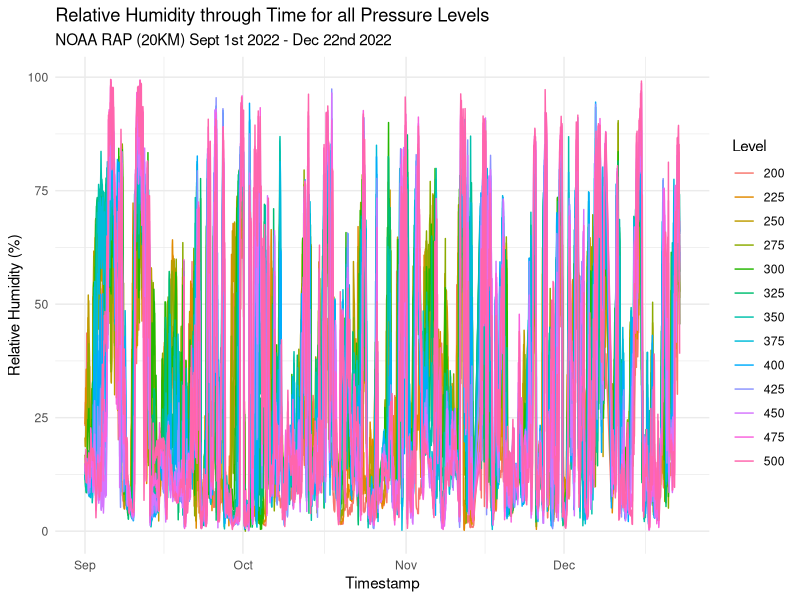
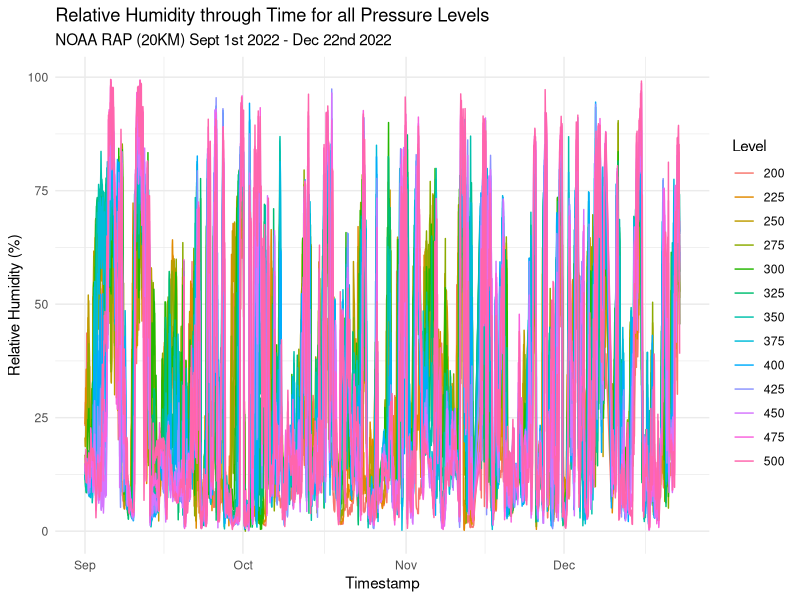
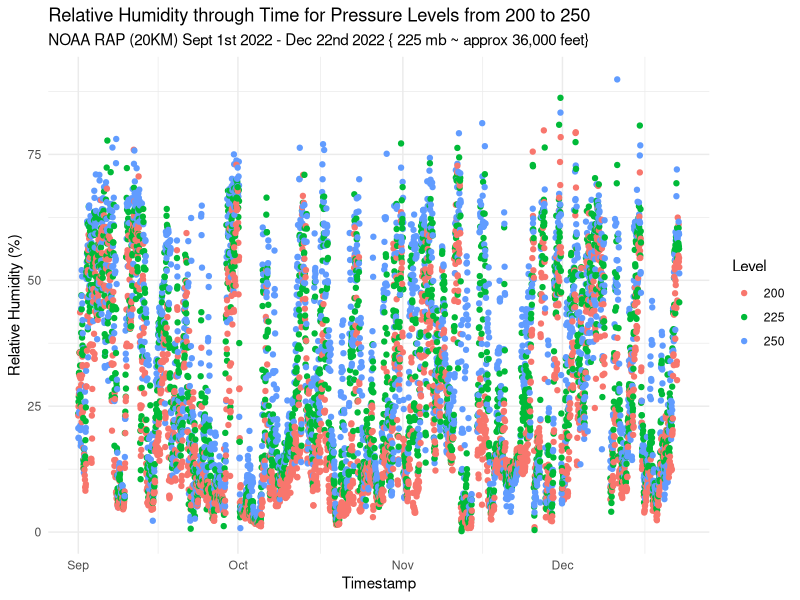
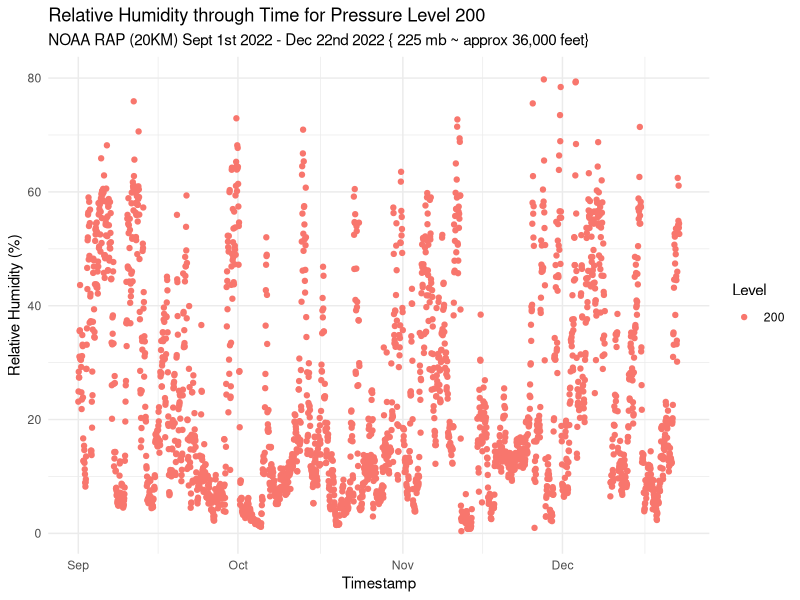
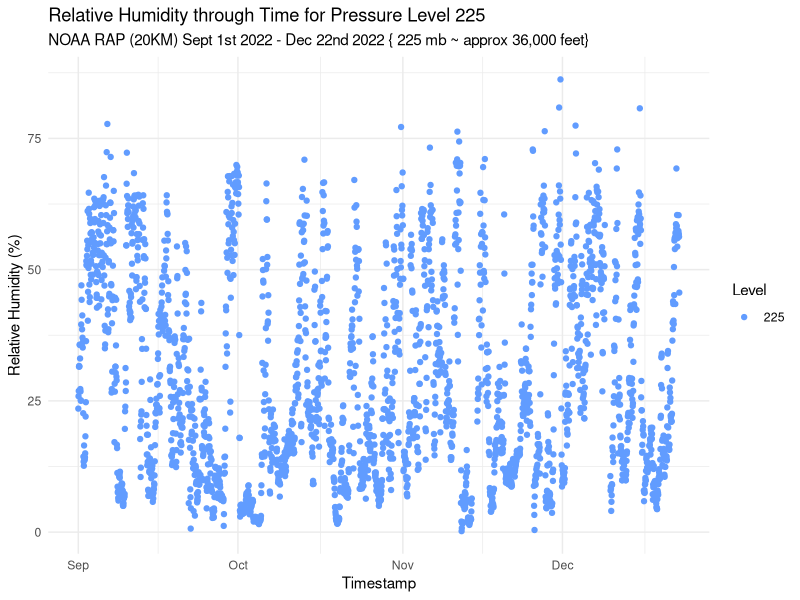
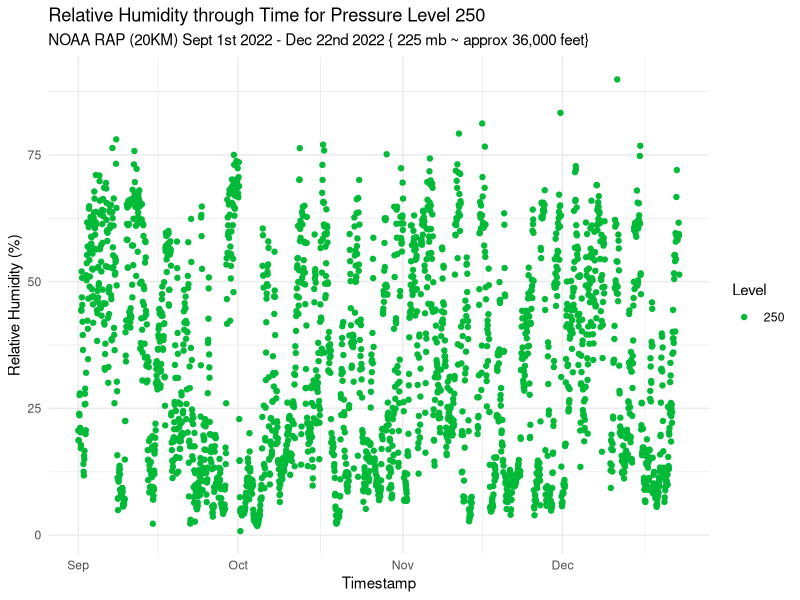
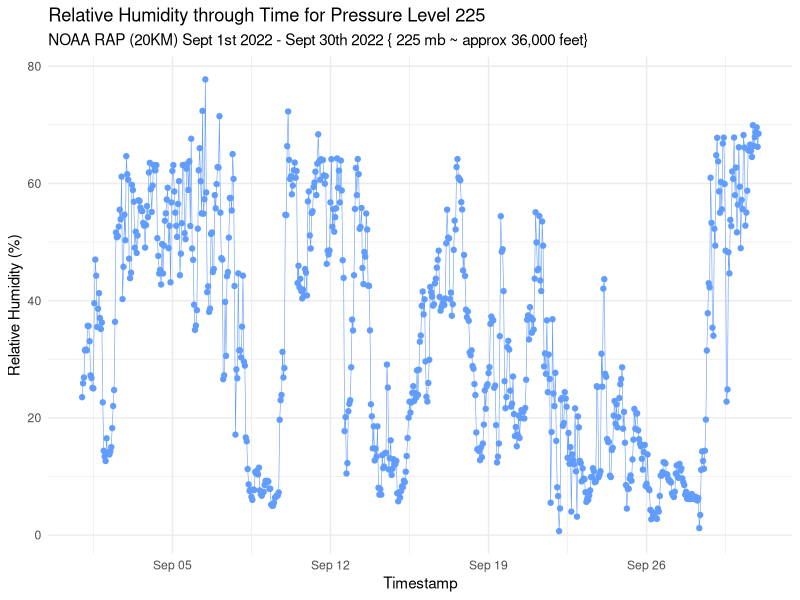
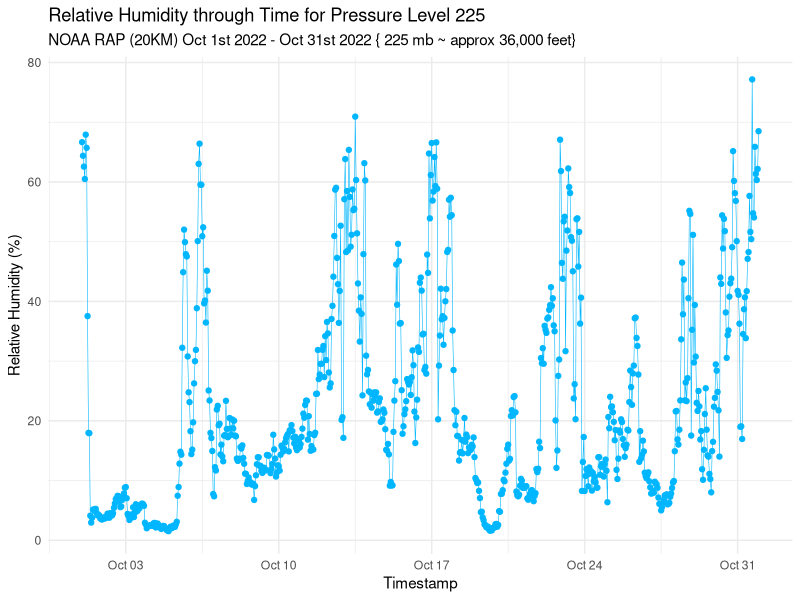

The R source for these figures, in order:
# Load required library
library(dplyr)
library(tidyr)
library(readr)
library(class)
library(ggplot2)

#-------------------------------------------------------------------------------

# NOTE: Set to your working directory
setwd(dirname(rstudioapi::getSourceEditorContext()$path))
print(paste("Current Working Directory: ", getwd()), sep = "\n")


# Load the CSV file into a dataframe
df <- read.csv("cleaned_atmospheric.csv")

# View the loaded dataframe (optional)
head(df)

subtitle.var <- "NOAA RAP (20KM) Sept 1st 2022 - Dec 22nd 2022"
monthly.color <- c("#619cff","#00b6ff","#00cbfe","#18dcee")
#===============================================================================
# Humidity Visuals
#===============================================================================
# Humidity for all of time at all pressure levels
{
title.var <- "Relative Humidity through Time for all Pressure Levels"
# Convert the "Timestamp" column to a proper date-time format
df$Timestamp <- as.POSIXct(df$Timestamp, format = "%Y-%m-%d %H:%M:%S")
# Create the ggplot scatter plot
ggplot(df, aes(x = Timestamp, y = Humidity, color = as.factor(Level))) +
  geom_point() +
  labs(x = "Timestamp", y = "Relative Humidity (%)", color = "Level",
       title = title.var, subtitle = subtitle.var) +
  theme_minimal()

ggplot(df, aes(x = Timestamp, y = Humidity, color = as.factor(Level))) +
  geom_line() +  # Add lines for each level series
  geom_point(shape = NA) +  # Hide all scatter points
  labs(x = "Timestamp", y = "Relative Humidity (%)", color = "Level",
       title = title.var, subtitle = subtitle.var) +
  theme_minimal()
}
#-------------------------------------------------------------------------------
{
# Convert the "Timestamp" column to a proper date-time format
df$Timestamp <- as.POSIXct(df$Timestamp, format = "%Y-%m-%d %H:%M:%S")
# Humidity for all of time at all pressure levels
title.var <- "Relative Humidity through Time for all Pressure Levels"
# Create the ggplot line plot
ggplot(df, aes(x = Timestamp, y = Humidity, color = as.factor(Level))) +
  geom_line() +  # Add lines for each level series
  geom_point(shape = NA) +  # Hide all scatter points
  labs(x = "Timestamp", y = "Relative Humidity (%)", color = "Level",
       title = title.var, subtitle = subtitle.var) +
  theme_minimal()
}
#-------------------------------------------------------------------------------
# Humidity for all of time at pressure levels (200 - 250)
{
title.var <- "Relative Humidity through Time for Pressure Levels from 200 to 250"
subtitle.var <- "NOAA RAP (20KM) Sept 1st 2022 - Dec 22nd 2022 { 225 mb ~ approx 36,000 feet}"
# Convert the "Timestamp" column to a proper date-time format
df$Timestamp <- as.POSIXct(df$Timestamp, format = "%Y-%m-%d %H:%M:%S")
# Filter the dataframe to include only Level values between 200 and 250
df_filtered <- subset(df, Level >= 200 & Level <= 250)
# Create the ggplot scatter plot
ggplot(df_filtered, aes(x = Timestamp, y = Humidity, color = as.factor(Level))) +
  geom_point() +
  labs(x = "Timestamp", y = "Relative Humidity (%)", color = "Level",
       title = title.var, subtitle = subtitle.var) +
  theme_minimal()
}
#-------------------------------------------------------------------------------
# Humidity for all of time at pressure levels (200)
{
title.var <- "Relative Humidity through Time for Pressure Level 200"
subtitle.var <- "NOAA RAP (20KM) Sept 1st 2022 - Dec 22nd 2022 { 225 mb ~ approx 36,000 feet}"
# Convert the "Timestamp" column to a proper date-time format
df$Timestamp <- as.POSIXct(df$Timestamp, format = "%Y-%m-%d %H:%M:%S")
# Filter the dataframe to include only Level values 200
df_filtered <- subset(df, Level == 200)
# Create the ggplot scatter plot
ggplot(df_filtered, aes(x = Timestamp, y = Humidity, color = as.factor(Level))) +
  geom_point() +
  labs(x = "Timestamp", y = "Relative Humidity (%)", color = "Level",
       title = title.var, subtitle = subtitle.var) +
  theme_minimal()
}
#-------------------------------------------------------------------------------
# Humidity for all of time at pressure levels (225)
{
title.var <- "Relative Humidity through Time for Pressure Level 225"
subtitle.var <- "NOAA RAP (20KM) Sept 1st 2022 - Dec 22nd 2022 { 225 mb ~ approx 36,000 feet}"
# Convert the "Timestamp" column to a proper date-time format
df$Timestamp <- as.POSIXct(df$Timestamp, format = "%Y-%m-%d %H:%M:%S")
# Filter the dataframe to include only Level values 225
df_filtered <- subset(df, Level == 225)
# Set the common color for level 225 (blue)
common_color <- "#619CFF"
# Create the ggplot scatter plot and use scale_color_manual to set the common color
ggplot(df_filtered, aes(x = Timestamp, y = Humidity, color = as.factor(Level))) +
  geom_point() +
  labs(x = "Timestamp", y = "Relative Humidity (%)", color = "Level",
       title = title.var, subtitle = subtitle.var) +
  scale_color_manual(values = common_color) +  # Set the common color for level 225
  theme_minimal()
}
#-------------------------------------------------------------------------------
# Humidity for all of time at pressure levels (250)
{
  title.var <- "Relative Humidity through Time for Pressure Level 250"
subtitle.var <- "NOAA RAP (20KM) Sept 1st 2022 - Dec 22nd 2022 { 225 mb ~ approx 36,000 feet}"
# Convert the "Timestamp" column to a proper date-time format
df$Timestamp <- as.POSIXct(df$Timestamp, format = "%Y-%m-%d %H:%M:%S")
# Filter the dataframe to include only Level values 250
df_filtered <- subset(df, Level == 250)
# Set the common color for level 225 (blue)
common_color <- "#00BA38"
# Create the ggplot scatter plot and use scale_color_manual to set the common color
ggplot(df_filtered, aes(x = Timestamp, y = Humidity, color = as.factor(Level))) +
  geom_point() +
  labs(x = "Timestamp", y = "Relative Humidity (%)", color = "Level",
       title = title.var, subtitle = subtitle.var) +
  scale_color_manual(values = common_color) +  # Set the common color for level 225
  theme_minimal()
}
#-------------------------------------------------------------------------------
# Humidity for September time at pressure levels (225)
{
title.var <- "Relative Humidity through Time for Pressure Level 225"
subtitle.var <- "NOAA RAP (20KM) Sept 1st 2022 - Sept 30th 2022 { 225 mb ~ approx 36,000 feet}"
# Convert the "Timestamp" column to a proper date-time format
df$Timestamp <- as.POSIXct(df$Timestamp, format = "%Y-%m-%d %H:%M:%S")
# Filter the dataframe to include only Level values 225
df_filtered <- subset(df, Level == 225)
# Set the common color for level 225 (blue)
common_color <- monthly.color[1]
# Filter the dataframe to include only data for September
df_september <- subset(df_filtered, format(Timestamp, "%m") == "09")
# Create the ggplot scatter plot and use scale_color_manual to set the common color
ggplot(df_september, aes(x = Timestamp, y = Humidity)) +
  geom_point(color = common_color) +
  labs(x = "Timestamp", y = "Relative Humidity (%)",
       title = title.var, subtitle = subtitle.var) +
  theme_minimal()

# Create the ggplot scatter plot and use scale_color_manual to set the common color
ggplot(df_september, aes(x = Timestamp, y = Humidity)) +
  geom_point(color = common_color) +
  geom_line(color = common_color, size = 0.2) +  # Add a line connecting the first and last data points
  labs(x = "Timestamp", y = "Relative Humidity (%)",
       title = title.var, subtitle = subtitle.var) +
  theme_minimal()
}
#-------------------------------------------------------------------------------
# Humidity for October time at pressure levels (225)
{
title.var <- "Relative Humidity through Time for Pressure Level 225"
subtitle.var <- "NOAA RAP (20KM) Oct 1st 2022 - Oct 31st 2022 { 225 mb ~ approx 36,000 feet}"
# Convert the "Timestamp" column to a proper date-time format
df$Timestamp <- as.POSIXct(df$Timestamp, format = "%Y-%m-%d %H:%M:%S")
# Filter the dataframe to include only Level values between 200 and 225
df_filtered <- subset(df, Level == 225)
# Set the common color for level 225 (blue)
common_color <- monthly.color[2]
# Filter the dataframe to include only data for October
df_october <- subset(df_filtered, format(Timestamp, "%m") == "10")
# Create the ggplot scatter plot and use scale_color_manual to set the common color
ggplot(df_october, aes(x = Timestamp, y = Humidity)) +
  geom_point(color = common_color) +
  labs(x = "Timestamp", y = "Relative Humidity (%)",
       title = title.var, subtitle = subtitle.var) +
  theme_minimal()

# Create the ggplot scatter plot and use scale_color_manual to set the common color
ggplot(df_october, aes(x = Timestamp, y = Humidity)) +
  geom_point(color = common_color) +
  geom_line(color = common_color, size = 0.2) +  # Add a line connecting the first and last data points
  labs(x = "Timestamp", y = "Relative Humidity (%)",
       title = title.var, subtitle = subtitle.var) +
  theme_minimal()
}
#-------------------------------------------------------------------------------
# Humidity for November time at pressure levels (225)
{
title.var <- "Relative Humidity through Time for Pressure Level 225"
subtitle.var <- "NOAA RAP (20KM) Nov 1st 2022 - Nov 30th 2022 { 225 mb ~ approx 36,000 feet}"
# Convert the "Timestamp" column to a proper date-time format
df$Timestamp <- as.POSIXct(df$Timestamp, format = "%Y-%m-%d %H:%M:%S")
# Filter the dataframe to include only Level values 225
df_filtered <- subset(df, Level == 225)
# Set the common color for level 225 (blue)
common_color <- monthly.color[3]
# Filter the dataframe to include only data for November
df_november <- subset(df_filtered, format(Timestamp, "%m") == "11")
# Create the ggplot scatter plot and use scale_color_manual to set the common color
ggplot(df_november, aes(x = Timestamp, y = Humidity)) +
  geom_point(color = common_color) +
  labs(x = "Timestamp", y = "Relative Humidity (%)",
       title = title.var, subtitle = subtitle.var) +
  theme_minimal()

# Create the ggplot scatter plot and use scale_color_manual to set the common color
ggplot(df_november, aes(x = Timestamp, y = Humidity)) +
  geom_point(color = common_color) +
  geom_line(color = common_color, size = 0.2) +  # Add a line connecting the first and last data points
  labs(x = "Timestamp", y = "Relative Humidity (%)",
       title = title.var, subtitle = subtitle.var) +
  theme_minimal()
}
#-------------------------------------------------------------------------------
# Humidity for December time at pressure levels (225)
{
title.var <- "Relative Humidity through Time for Pressure Level 225"
subtitle.var <- "NOAA RAP (20KM) Dec 1st 2022 - Dec 22nd 2022 { 225 mb ~ approx 36,000 feet}"

# Convert the "Timestamp" column to a proper date-time format
df$Timestamp <- as.POSIXct(df$Timestamp, format = "%Y-%m-%d %H:%M:%S")
# Filter the dataframe to include only Level values 225
df_filtered <- subset(df, Level == 225)
# Set the common color for level 225 (blue)
common_color <- monthly.color[4]
# Filter the dataframe to include only data for December
df_december <- subset(df_filtered, format(Timestamp, "%m") == "12")
# Create the ggplot scatter plot and use scale_color_manual to set the common color
ggplot(df_december, aes(x = Timestamp, y = Humidity)) +
  geom_point(color = common_color) +
  labs(x = "Timestamp", y = "Relative Humidity (%)",
       title = title.var, subtitle = subtitle.var) +
  theme_minimal()

# Create the ggplot scatter plot and use scale_color_manual to set the common color
ggplot(df_december, aes(x = Timestamp, y = Humidity)) +
  geom_point(color = common_color) +
  geom_line(color = common_color, size = 0.2) +  # Add a line connecting the first and last data points
  labs(x = "Timestamp", y = "Relative Humidity (%)",
       title = title.var, subtitle = subtitle.var) +
  theme_minimal()
}
#-------------------------------------------------------------------------------

#===============================================================================
# Temperature Visuals
monthly.color <- c("#fe443b","#ec50a5","#967fdc","#3c97d0")
#===============================================================================
# Temperature for all of time at all pressure levels
{
  title.var <- "Relative Temperature through Time for all Pressure Levels"
  # Convert the "Timestamp" column to a proper date-time format
  df$Timestamp <- as.POSIXct(df$Timestamp, format = "%Y-%m-%d %H:%M:%S")
  # Create the ggplot scatter plot
  ggplot(df, aes(x = Timestamp, y = Temperature, color = as.factor(Level))) +
    geom_point() +
    labs(x = "Timestamp", y = "Relative Temperature (%)", color = "Level",
         title = title.var, subtitle = subtitle.var) +
    theme_minimal()
  
  ggplot(df, aes(x = Timestamp, y = Temperature, color = as.factor(Level))) +
    geom_line() +  # Add lines for each level series
    geom_point(shape = NA) +  # Hide all scatter points
    labs(x = "Timestamp", y = "Relative Temperature (%)", color = "Level",
         title = title.var, subtitle = subtitle.var) +
    theme_minimal()
}
#-------------------------------------------------------------------------------
{
  # Convert the "Timestamp" column to a proper date-time format
  df$Timestamp <- as.POSIXct(df$Timestamp, format = "%Y-%m-%d %H:%M:%S")
  # Temperature for all of time at all pressure levels
  title.var <- "Relative Temperature through Time for all Pressure Levels"
  # Create the ggplot line plot
  ggplot(df, aes(x = Timestamp, y = Temperature, color = as.factor(Level))) +
    geom_line() +  # Add lines for each level series
    geom_point(shape = NA) +  # Hide all scatter points
    labs(x = "Timestamp", y = "Relative Temperature (%)", color = "Level",
         title = title.var, subtitle = subtitle.var) +
    theme_minimal()
}
#-------------------------------------------------------------------------------
# Temperature for all of time at pressure levels (200 - 250)
{
  title.var <- "Temperature through Time for Pressure Levels from 200 to 250"
  subtitle.var <- "NOAA RAP (20KM) Sept 1st 2022 - Dec 22nd 2022 { 225 mb ~ approx 36,000 feet}"
  # Convert the "Timestamp" column to a proper date-time format
  df$Timestamp <- as.POSIXct(df$Timestamp, format = "%Y-%m-%d %H:%M:%S")
  # Filter the dataframe to include only Level values between 200 and 250
  df_filtered <- subset(df, Level >= 200 & Level <= 250)
  # Create the ggplot scatter plot
  ggplot(df_filtered, aes(x = Timestamp, y = Temperature, color = as.factor(Level))) +
    geom_line() +
    geom_point(size=0.35) +
    labs(x = "Timestamp", y = "Temperature (%)", color = "Level",
         title = title.var, subtitle = subtitle.var) +
    theme_minimal()
}
#-------------------------------------------------------------------------------
# Temperature for all of time at pressure levels (200)
{
  title.var <- "Temperature through Time for Pressure Level 200"
  subtitle.var <- "NOAA RAP (20KM) Sept 1st 2022 - Dec 22nd 2022 { 225 mb ~ approx 36,000 feet}"
  # Convert the "Timestamp" column to a proper date-time format
  df$Timestamp <- as.POSIXct(df$Timestamp, format = "%Y-%m-%d %H:%M:%S")
  # Filter the dataframe to include only Level values 200
  df_filtered <- subset(df, Level == 200)
  # Create the ggplot scatter plot
  ggplot(df_filtered, aes(x = Timestamp, y = Temperature, color = as.factor(Level))) +
    geom_point(size=0.75) +
    labs(x = "Timestamp", y = "Temperature (%)", color = "Level",
         title = title.var, subtitle = subtitle.var) +
    theme_minimal()
}
#-------------------------------------------------------------------------------
# Temperature for all of time at pressure levels (225)
{
  title.var <- "Temperature through Time for Pressure Level 225"
  subtitle.var <- "NOAA RAP (20KM) Sept 1st 2022 - Dec 22nd 2022 { 225 mb ~ approx 36,000 feet}"
  # Convert the "Timestamp" column to a proper date-time format
  df$Timestamp <- as.POSIXct(df$Timestamp, format = "%Y-%m-%d %H:%M:%S")
  # Filter the dataframe to include only Level values 225
  df_filtered <- subset(df, Level == 225)
  # Set the common color for level 225 (blue)
  common_color <- "#619CFF"
  # Create the ggplot scatter plot and use scale_color_manual to set the common color
  ggplot(df_filtered, aes(x = Timestamp, y = Temperature, color = as.factor(Level))) +
    geom_point(size=0.75) +
    labs(x = "Timestamp", y = "Temperature (%)", color = "Level",
         title = title.var, subtitle = subtitle.var) +
    scale_color_manual(values = common_color) +  # Set the common color for level 225
    theme_minimal()
}
#-------------------------------------------------------------------------------
# Temperature for all of time at pressure levels (250)
{
  title.var <- "Temperature through Time for Pressure Level 250"
  subtitle.var <- "NOAA RAP (20KM) Sept 1st 2022 - Dec 22nd 2022 { 225 mb ~ approx 36,000 feet}"
  # Convert the "Timestamp" column to a proper date-time format
  df$Timestamp <- as.POSIXct(df$Timestamp, format = "%Y-%m-%d %H:%M:%S")
  # Filter the dataframe to include only Level values 250
  df_filtered <- subset(df, Level == 250)
  # Set the common color for level 225 (blue)
  common_color <- "#00BA38"
  # Create the ggplot scatter plot and use scale_color_manual to set the common color
  ggplot(df_filtered, aes(x = Timestamp, y = Temperature, color = as.factor(Level))) +
    geom_point(size=0.75) +
    labs(x = "Timestamp", y = "Temperature (%)", color = "Level",
         title = title.var, subtitle = subtitle.var) +
    scale_color_manual(values = common_color) +  # Set the common color for level 225
    theme_minimal()
}
#-------------------------------------------------------------------------------
# Temperature for September time at pressure levels (225)
{
  title.var <- "Temperature through Time for Pressure Level 225"
  subtitle.var <- "NOAA RAP (20KM) Sept 1st 2022 - Sept 30th 2022 { 225 mb ~ approx 36,000 feet}"
  # Convert the "Timestamp" column to a proper date-time format
  df$Timestamp <- as.POSIXct(df$Timestamp, format = "%Y-%m-%d %H:%M:%S")
  # Filter the dataframe to include only Level values 225
  df_filtered <- subset(df, Level == 225)
  # Set the common color for level 225 (blue)
  common_color <- monthly.color[1]
  # Filter the dataframe to include only data for September
  df_september <- subset(df_filtered, format(Timestamp, "%m") == "09")
  # Create the ggplot scatter plot and use scale_color_manual to set the common color
  ggplot(df_september, aes(x = Timestamp, y = Temperature)) +
    geom_point(color = common_color) +
    labs(x = "Timestamp", y = "Temperature (%)",
         title = title.var, subtitle = subtitle.var) +
    theme_minimal()
  
  # Create the ggplot scatter plot and use scale_color_manual to set the common color
  ggplot(df_september, aes(x = Timestamp, y = Temperature)) +
    geom_point(color = common_color) +
    geom_line(color = common_color, size = 0.2) +  # Add a line connecting the first and last data points
    labs(x = "Timestamp", y = "Temperature (%)",
         title = title.var, subtitle = subtitle.var) +
    theme_minimal()
}
#-------------------------------------------------------------------------------
# Temperature for October time at pressure levels (225)
{
  title.var <- "Temperature through Time for Pressure Level 225"
  subtitle.var <- "NOAA RAP (20KM) Oct 1st 2022 - Oct 31st 2022 { 225 mb ~ approx 36,000 feet}"
  # Convert the "Timestamp" column to a proper date-time format
  df$Timestamp <- as.POSIXct(df$Timestamp, format = "%Y-%m-%d %H:%M:%S")
  # Filter the dataframe to include only Level values between 200 and 225
  df_filtered <- subset(df, Level == 225)
  # Set the common color for level 225 (blue)
  common_color <- monthly.color[2]
  # Filter the dataframe to include only data for October
  df_october <- subset(df_filtered, format(Timestamp, "%m") == "10")
  # Create the ggplot scatter plot and use scale_color_manual to set the common color
  ggplot(df_october, aes(x = Timestamp, y = Temperature)) +
    geom_point(color = common_color) +
    labs(x = "Timestamp", y = "Temperature (%)",
         title = title.var, subtitle = subtitle.var) +
    theme_minimal()
  
  # Create the ggplot scatter plot and use scale_color_manual to set the common color
  ggplot(df_october, aes(x = Timestamp, y = Temperature)) +
    geom_point(color = common_color) +
    geom_line(color = common_color, size = 0.2) +  # Add a line connecting the first and last data points
    labs(x = "Timestamp", y = "Temperature (%)",
         title = title.var, subtitle = subtitle.var) +
    theme_minimal()
}
#-------------------------------------------------------------------------------
# Temperature for November time at pressure levels (225)
{
  title.var <- "Temperature through Time for Pressure Level 225"
  subtitle.var <- "NOAA RAP (20KM) Nov 1st 2022 - Nov 30th 2022 { 225 mb ~ approx 36,000 feet}"
  # Convert the "Timestamp" column to a proper date-time format
  df$Timestamp <- as.POSIXct(df$Timestamp, format = "%Y-%m-%d %H:%M:%S")
  # Filter the dataframe to include only Level values 225
  df_filtered <- subset(df, Level == 225)
  # Set the common color for level 225 (blue)
  common_color <- monthly.color[3]
  # Filter the dataframe to include only data for November
  df_november <- subset(df_filtered, format(Timestamp, "%m") == "11")
  # Create the ggplot scatter plot and use scale_color_manual to set the common color
  ggplot(df_november, aes(x = Timestamp, y = Temperature)) +
    geom_point(color = common_color) +
    labs(x = "Timestamp", y = "Temperature (%)",
         title = title.var, subtitle = subtitle.var) +
    theme_minimal()
  
  # Create the ggplot scatter plot and use scale_color_manual to set the common color
  ggplot(df_november, aes(x = Timestamp, y = Temperature)) +
    geom_point(color = common_color) +
    geom_line(color = common_color, size = 0.2) +  # Add a line connecting the first and last data points
    labs(x = "Timestamp", y = "Temperature (%)",
         title = title.var, subtitle = subtitle.var) +
    theme_minimal()
}
#-------------------------------------------------------------------------------
# Temperature for December time at pressure levels (225)
{
  title.var <- "Temperature through Time for Pressure Level 225"
  subtitle.var <- "NOAA RAP (20KM) Dec 1st 2022 - Dec 22nd 2022 { 225 mb ~ approx 36,000 feet}"
  
  # Convert the "Timestamp" column to a proper date-time format
  df$Timestamp <- as.POSIXct(df$Timestamp, format = "%Y-%m-%d %H:%M:%S")
  # Filter the dataframe to include only Level values 225
  df_filtered <- subset(df, Level == 225)
  # Set the common color for level 225 (blue)
  common_color <- monthly.color[4]
  # Filter the dataframe to include only data for December
  df_december <- subset(df_filtered, format(Timestamp, "%m") == "12")
  # Create the ggplot scatter plot and use scale_color_manual to set the common color
  ggplot(df_december, aes(x = Timestamp, y = Temperature)) +
    geom_point(color = common_color) +
    labs(x = "Timestamp", y = "Temperature (%)",
         title = title.var, subtitle = subtitle.var) +
    theme_minimal()
  
  # Create the ggplot scatter plot and use scale_color_manual to set the common color
  ggplot(df_december, aes(x = Timestamp, y = Temperature)) +
    geom_point(color = common_color) +
    geom_line(color = common_color, size = 0.2) +  # Add a line connecting the first and last data points
    labs(x = "Timestamp", y = "Temperature (%)",
         title = title.var, subtitle = subtitle.var) +
    theme_minimal()
}
#===============================================================================
# Misc. Visuals
#===============================================================================
